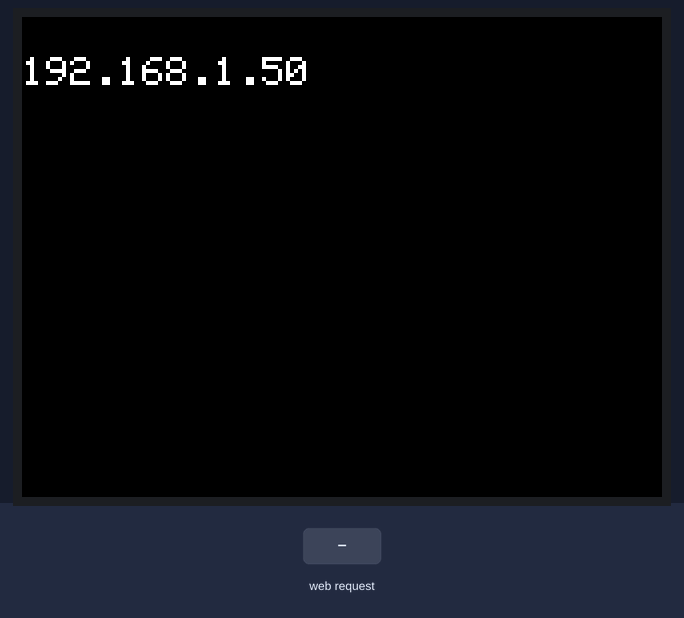
A sketch run on a simulated ESP32. Parts: 320×240 colour display. The test bench sets the inputs (shaded band). WiFi joins after 1.5 s; servers stay silent unless stated; what the sketch prints to the serial monitor is not drawn.

Above: at 2.9 s.
3.0 s: HTTP request GET /txt?txt=1 received
At 4.2 s:
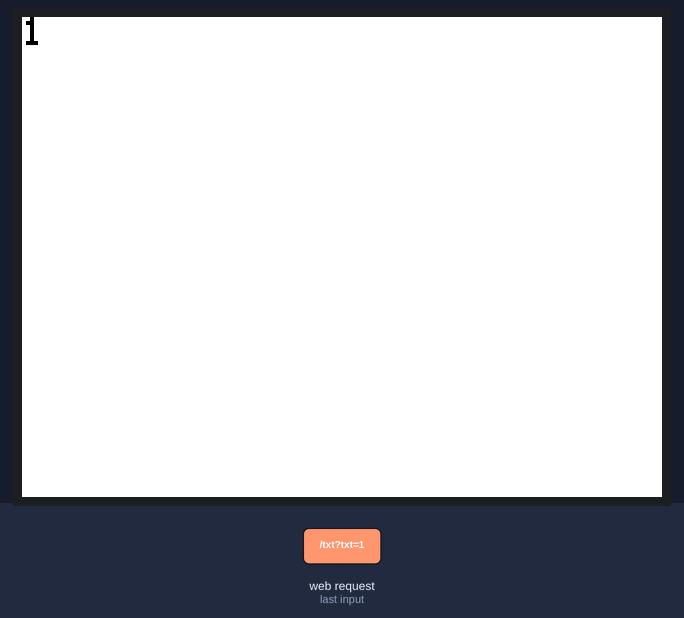
4.5 s: HTTP request GET /txt?txt=0 received
Timing chart, 0 to 7.5 s (numbered marks = the images above; inputs shaded):
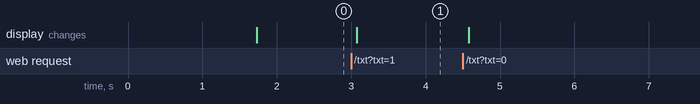

The sketch:

DumbGlassesFirmware.ino
```cpp
#include <WiFi.h>
#include <WebServer.h>
#include <TFT_eSPI.h>
#include <SPI.h>

const char* ssid = "**********";
const char* password = "**********";

WebServer server(80);
TFT_eSPI tft = TFT_eSPI();

void setup() {
  Serial.begin(115200);

  //Init TFT
  tft.init();
  tft.setRotation(3);
  tft.fillScreen(TFT_BLACK);

  //Connect to wifi
  Serial.print("Connecting to ");
  Serial.println(ssid);

  WiFi.begin(ssid, password);

  while (WiFi.status() != WL_CONNECTED) {
    delay(500);
    Serial.print(".");
  }

  Serial.println("WiFi connected");
  Serial.println("IP address: ");
  Serial.println(WiFi.localIP());

  tft.setTextSize(2);
  tft.setTextColor(TFT_WHITE);
  tft.setCursor(0, 20);
  tft.println(WiFi.localIP());

  server.on("/", handleRoot);
  server.on("/txt", handleNewText);

  server.onNotFound(handleNotFound);
  server.begin();
}

void loop() {
  server.handleClient();
}

String HTML = "<!DOCTYPE html><title>DumbGlasses</title><link href=https://fonts.gstatic.com rel=preconnect><link href='https://fonts.googleapis.com/css2?family=DotGothic16&display=swap'rel=stylesheet><style>*{font-family:DotGothic16,sans-serif;font-size:1.25rem;margin:0;padding:0}body,html{height:100%;width:100%;background-color:#000}.displayBoxContainer{width:16.5rem;text-align:center;margin:1rem;padding:1rem;display:inline-block}.inputLineBox>input{display:block;letter-spacing:.5rem;width:14.5rem;border:none;background-color:transparent}.inputLineBox{width:14.5rem;background-image:radial-gradient(circle farthest-corner at 25% 55%,#fff 45%,red 80%);border:3px solid red;border-radius:.75rem;width:14.5rem}.buttonBox>button{font-size:1rem}</style><div class=displayBoxContainer><div class=inputLineBox><input maxlength=13 placeholder=1............> <input maxlength=13 placeholder=2............> <input maxlength=13 placeholder=3............> <input maxlength=13 placeholder=4............> <input maxlength=13 placeholder=5............> <input maxlength=13 placeholder=6............> <input maxlength=13 placeholder=7............> <input maxlength=13 placeholder=8............></div><div class=buttonBox><button id=clearButton>Clear</button> <button id=updateText>Update</button></div></div><script>function ElongatedMuskrat(t){for(;t.length<13;)t+=' ';return t}document.getElementById('updateText').onclick=function(){var t=Array.from(document.getElementsByClassName('inputLineBox')[0].children),e='';t.forEach(function(t){e+=ElongatedMuskrat(t.value)});var n=new XMLHttpRequest;n.open('GET',document.location.origin+'/txt?txt='+e),n.send()}</script>";

void handleRoot() {
  server.send(200, "text/html", HTML);
}

void handleNewText() {
  if (server.hasArg("txt")) {
    Serial.println(server.arg("txt"));

    tft.fillScreen(TFT_WHITE);
    tft.setTextColor(TFT_BLACK);
    tft.setTextSize(2);
    tft.setCursor(0, 0);
    tft.println(server.arg("txt"));

    server.send(200, "text/html", "OK");
  } else {
    server.send(400, "text/html", "lolno");
  }

}


void handleNotFound() {
  server.send(404, "go away");
}
```

Measured:
- after the input at 3.0 s, the display: changes after 0.08 s (image 1)
